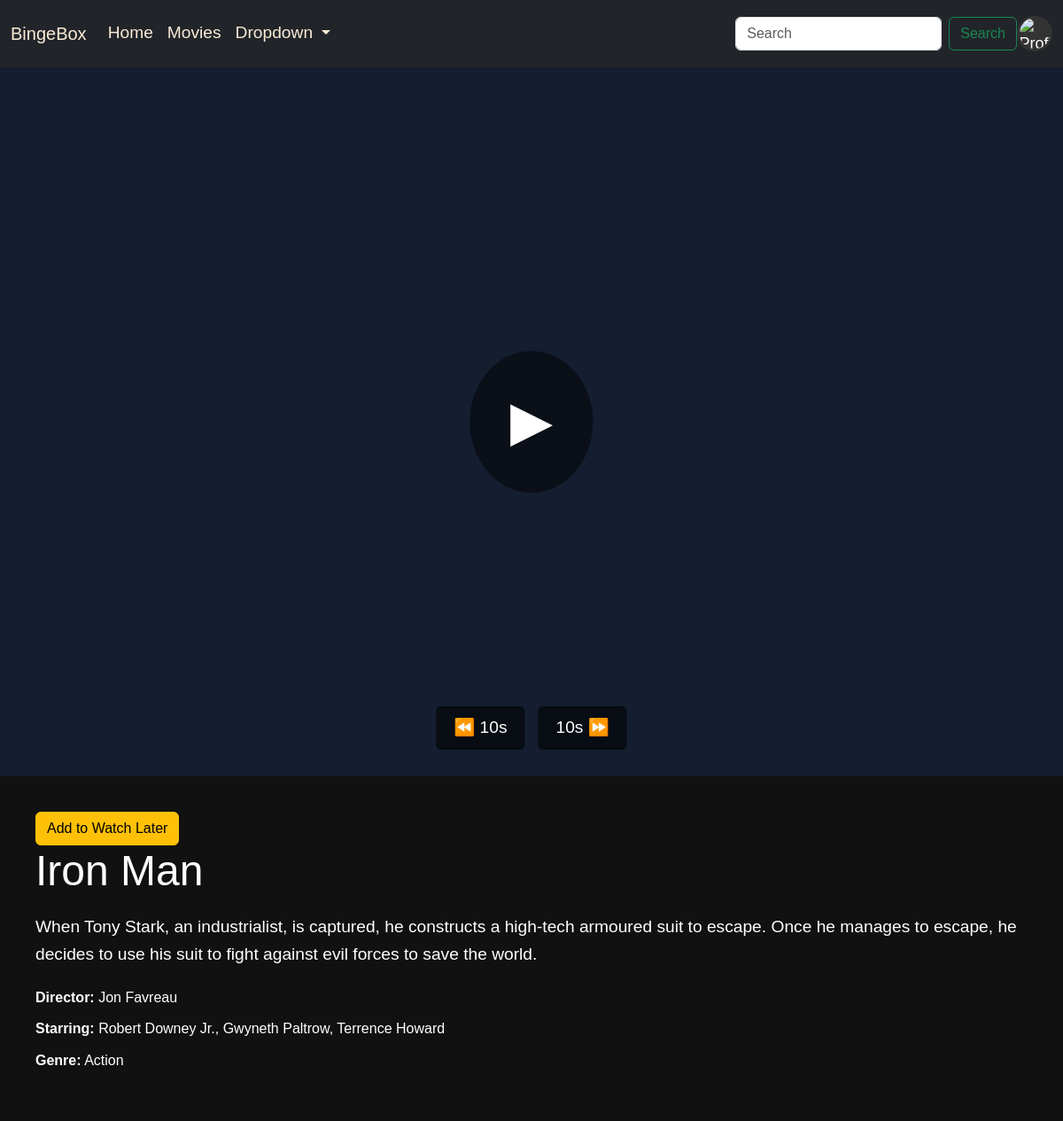
Screenshot of /moviepage/1 with the database file from the repository.
### home/models.py (models this page shows, shortened)
class  Movies(models.Model):
    id = models.IntegerField(primary_key=True)
    name = models.TextField(null=True,blank=True)
    genre = models.ForeignKey(Genre, on_delete=models.CASCADE,null=True,blank=True)
    language = models.ForeignKey(Language, on_delete=models.CASCADE,null=True,blank=True)
    country = models.ForeignKey(Country, on_delete=models.CASCADE,null=True,blank=True)
    year_of_release = models.DateField(null=True, blank = True)
    duration = models.DurationField(null=True, blank=True)
    path = models.TextField(null=True, blank=True)
    poster = models.TextField(null=True, blank=True)
    detail = models.TextField(null=True, blank=True)
    cast = models.TextField(null=True, blank=True)
    director = models.TextField(null=True, blank=True)

class Genre(models.Model):
    id=models.IntegerField(primary_key=True)
    name = models.TextField(null=True,blank=True)
    status = models.CharField(max_length=35,null=True,blank=True)
    seq = models.IntegerField(null=True,blank=True)
    def __str__(self):
        return "%s" % str(self.name)

### home/views.py (the view)
# urls.py: path('moviepage/<int:id>', views.moviepage, name='moviepage'),
def moviepage(request,id):
    genre_list = Genre.objects.all()
    movie = Movies.objects.get(id=id)
    email = request.session.get('email')
    if email:
        user = UserDetail.objects.get(email=email)
        models.WatchHistory.objects.create(user=user, movie=movie)
    context = {'movies': movie, 'genre_list': genre_list}
    return render(request, 'moviepage.html', context)

### templates/moviepage.html (shortened to what this page needs)
{% extends 'base.html' %}
{% load static %}
{% block body %}
<div class="video-container">
    <video id="video" preload="metadata">
        <source src="{% static 'Movies/' %}{{ movies.path }}" type="video/mp4">
    </video>
    <div class="custom-play-button" id="playButton">&#9658;</div>
    <div class="video-controls">
        <button id="backward" class="control-btn">⏪ 10s</button>
        <button id="forward" class="control-btn">10s ⏩</button>
    </div>
</div>
<div class="movie-details">
    <form method="POST" action="{% url 'add_watch_later' %}">
        <button type="submit" class="btn btn-warning">Add to Watch Later</button>
      </form>
    <h1>{{ movies.name }}</h1>
    <p>{{ movies.detail }}</p>
    <ul>
        <li><strong>Director:</strong> {{ movies.director }}</li>
        <li><strong>Starring:</strong> {{ movies.cast }}</li>
        <li><strong>Genre:</strong> {{ movies.genre }}</li>
    </ul>
</div>
{% endblock %}

### templates/base.html (shortened to what this page needs)
{% load static%}
<!doctype html>
<html lang="en">
<head>
    <link
        href="https://cdn.jsdelivr.net/npm/bootstrap@5.3.3/dist/css/bootstrap.min.css"
        rel="stylesheet"
>
</head>
<body>
    <nav class="navbar navbar-expand-lg bg-dark" style="height: 2cm;">
    <div class="container-fluid" style="font-size: larger;">
        <a class="navbar-brand" href="/" style="color: antiquewhite;">BingeBox</a>
            <div class="collapse navbar-collapse"
                id="navbarSupportedContent">
            <ul class="navbar-nav me-auto mb-2 mb-lg-0">
                <li class="nav-item">
                    <a class="nav-link active" aria-current="page" href="/home" style="color: antiquewhite;">Home</a>
                </li>
                <li class="nav-item">
                        <a class="nav-link" href="/movies"
                            style="color: antiquewhite;">Movies</a>
                </li>
                <li class="nav-item dropdown">
                    <a class="nav-link dropdown-toggle"  role="button" data-bs-toggle="dropdown" aria-expanded="false" style="color: antiquewhite">
                      Dropdown
                    </a>
                  </li>
                </ul>
                <form method="get" class="d-flex" action="{% url 'movies' %}" role="search">
                    <input class="form-control me-2" id="search" name="search" type="search" placeholder="Search" aria-label="Search">
                    <button class="btn btn-outline-success"
                        type="submit">Search</button>
                </form>
                 <div class="dropdown">
                    <button class="button_profile" id="profileDropdown" data-bs-toggle="dropdown" aria-expanded="false">
                        <img src="{% static 'profile.jpeg' %}" alt="Profile" class="rounded-circle">
                    </button>
                </div>
            </div>
        </div>
    </nav>
    {% block body %}
    {% endblock body %}
</body>
</html>

### templates/moviepage.html (style rules this page uses)
body, html { margin: 0; padding: 0; overflow-x: hidden; font-family: Arial, sans-serif; background-color: #000; }
.video-container { position: relative; width: 100%; height: 100vh; overflow: hidden; }
#video { width: 100%; height: 100%; object-fit: cover; display: block; }
.custom-play-button { position: absolute; top: 50%; left: 50%; transform: translate(-50%, -50%); font-size: 80px; color: white; background-color: rgba(0, 0, 0, 0.5); border-radius: 50%; padding: 20px 30px; cursor: pointer; z-index: 10; transition: 0.3s ease; }
.movie-details { padding: 40px; background: #111; color: #fff; line-height: 1.6; }
.movie-details h1 { font-size: 3rem; margin-bottom: 20px; }
.movie-details p { font-size: 1.2rem; margin-bottom: 20px; }
.movie-details ul { list-style-type: none; padding: 0; font-size: 1rem; }
.movie-details li { margin-bottom: 10px; }
.video-controls { position: absolute; bottom: 30px; left: 50%; transform: translateX(-50%); z-index: 20; display: flex; gap: 15px; }
.control-btn { padding: 10px 20px; font-size: 1.2rem; color: #fff; background-color: rgba(0,0,0,0.6); border: none; border-radius: 5px; cursor: pointer; transition: background 0.3s; }

### templates/base.html (style rules this page uses)
html, body { width: 100%; overflow-x: hidden; margin: 0; }
body { background-color: #141e30; position: relative; }
.navbar { width: 100%; }
.container-fluid { max-width: 100%; }
.button_profile { border-radius: 50%; width: 40px; height: 40px; background-color: #333; display: flex; justify-content: center; align-items: center; color: #fff; font-size: 18px; cursor: pointer; border: none; }
.button_profile img { border-radius: 50%; width: 35px; height: 35px; }

### rows the page displays
Movies: name "Iron Man", detail "When Tony Stark, an industrialist, is captured, he constructs a high-tech armoured suit to escape. Once he manages to escape, he decides to use his suit to fight against evil forces to save the world.", director "Jon Favreau", cast "Robert Downey Jr., Gwyneth Paltrow, Terrence Howard", genre "Action"
